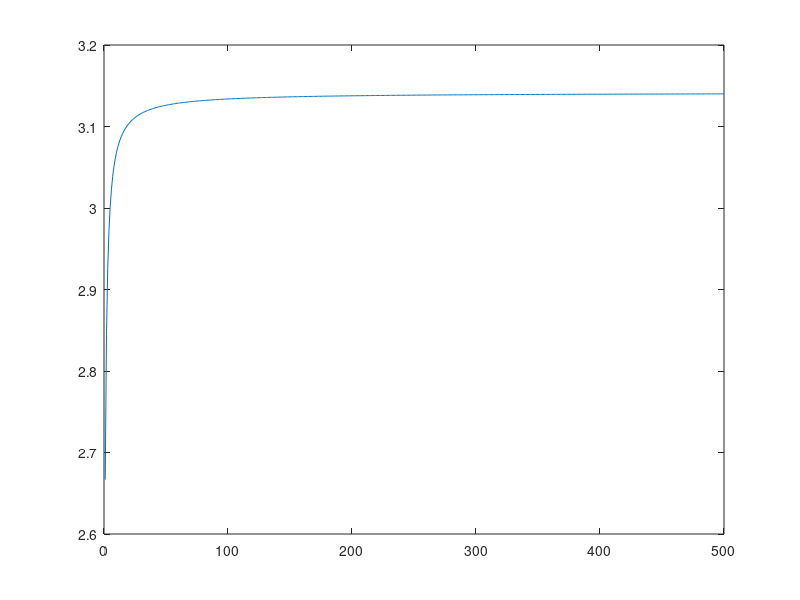
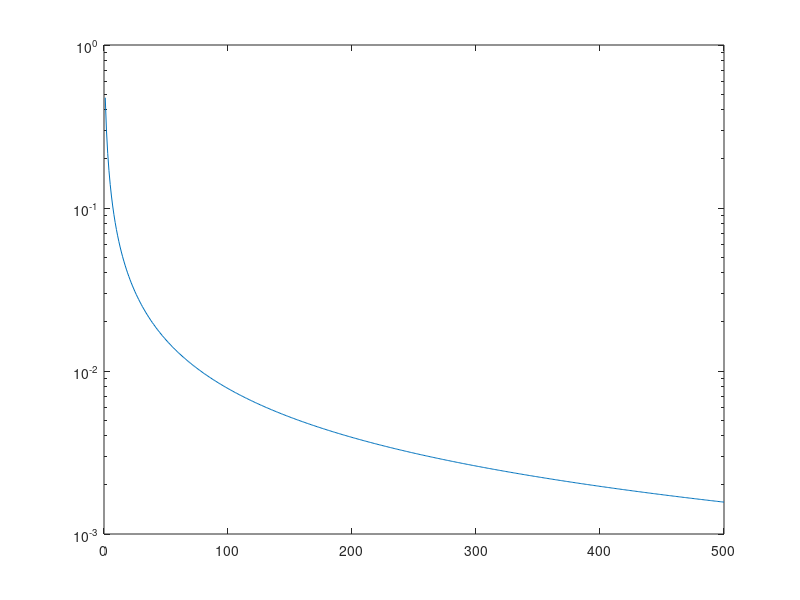

Here is the MATLAB script that generated these plots, in order:
N = 500;

f = @(n) (((2 * n) .^ 2) / (2 * n + 1) / (2 * n -1));
apx = zeros(1, N);
apx(1) = f(1);

for i = 2:1:N
    apx(i) = apx(i - 1) * f(i);
end

apx = 2 * apx;

I = 1:1:N;

figure(1);
plot(I, apx);

figure(2);
semilogy(I, abs(pi - apx));